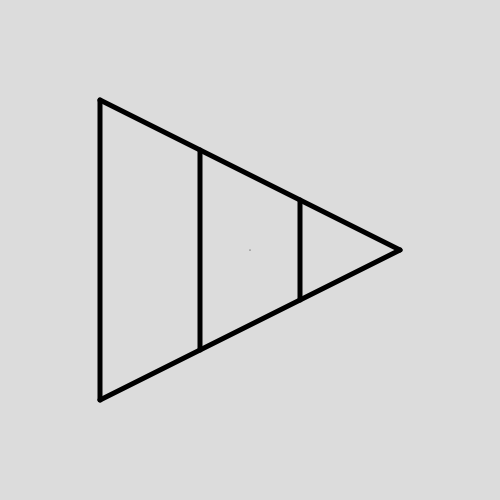
Frame 1 (no input)
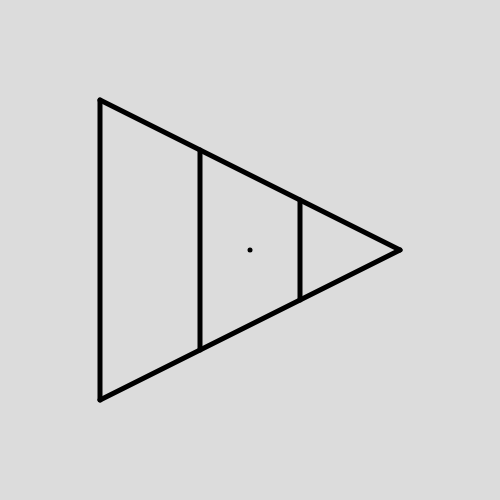
Frame 60 (no input)
Frame 120 (the mouse pressed at the canvas centre since frame 60): identical to frame 60, image omitted

The p5.js sketch that drew these frames (run headless with seeded random() and noise() and a simulated clock; from frame 60 on, the mouse is pressed at the canvas centre):

// p5.js sketch
// ── sketch.js
function setup() {
	createCanvas(500, 500);
  }
  
  function draw() {
	background(220);
	point (250, 250);
	strokeWeight(5);
	line (100, 100, 100, 400);
	line (200, 150, 200, 350);
	line (300, 200, 300, 300);
	line (100, 100, 400, 250);
	line (100, 400, 400, 250);
  }
